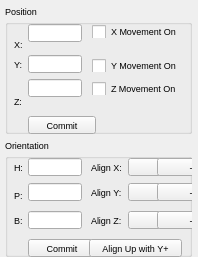
<?xml version="1.0"?>
<ui version="4.0">
  <class>ViewerPropDialog</class>
  <widget class="QDialog" name="IDD_VIEWER_DIALOG">
    <property name="geometry">
      <rect>
        <x>0</x>
        <y>0</y>
        <width>198</width>
        <height>257</height>
      </rect>
    </property>
    <property name="windowTitle">
      <string>Viewer Properties</string>
    </property>
    <property name="font">
      <font>
        <family>Liberation Sans</family>
        <pointsize>7</pointsize>
        <bold>false</bold>
        <italic>false</italic>
      </font>
    </property>
    <property name="enabled">
      <bool>true</bool>
    </property>
    <property name="windowFlags">
      <set>Qt::WindowMinimizeButtonHint|Qt::Dialog|Qt::WindowCloseButtonHint</set>
    </property>
    <property name="minimumSize">
      <size>
        <width>198</width>
        <height>257</height>
      </size>
    </property>
    <property name="maximumSize">
      <size>
        <width>198</width>
        <height>257</height>
      </size>
    </property>
    <widget class="QGroupBox" name="IDC_STATIC">
      <property name="geometry">
        <rect>
          <x>5</x>
          <y>5</y>
          <width>187</width>
          <height>129</height>
        </rect>
      </property>
      <property name="title">
        <string>Position</string>
      </property>
      <property name="visible">
        <bool>true</bool>
      </property>
      <property name="enabled">
        <bool>true</bool>
      </property>
      <property name="flat">
        <bool>false</bool>
      </property>
      <widget class="QLineEdit" name="IDC_XPOS_EDIT">
        <property name="geometry">
          <rect>
            <x>23</x>
            <y>19</y>
            <width>54</width>
            <height>18</height>
          </rect>
        </property>
        <property name="visible">
          <bool>true</bool>
        </property>
        <property name="enabled">
          <bool>true</bool>
        </property>
      </widget>
      <widget class="QCheckBox" name="IDC_XMOVE_CHECK">
        <property name="geometry">
          <rect>
            <x>87</x>
            <y>20</y>
            <width>97</width>
            <height>13</height>
          </rect>
        </property>
        <property name="text">
          <string>X Movement On</string>
        </property>
        <property name="visible">
          <bool>true</bool>
        </property>
        <property name="enabled">
          <bool>true</bool>
        </property>
      </widget>
      <widget class="QLabel" name="IDC_STATIC_2">
        <property name="geometry">
          <rect>
            <x>9</x>
            <y>34</y>
            <width>10</width>
            <height>11</height>
          </rect>
        </property>
        <property name="text">
          <string>X:</string>
        </property>
        <property name="visible">
          <bool>true</bool>
        </property>
        <property name="enabled">
          <bool>true</bool>
        </property>
        <property name="alignment">
          <set>Qt::AlignLeft</set>
        </property>
      </widget>
      <widget class="QLineEdit" name="IDC_YPOS_EDIT">
        <property name="geometry">
          <rect>
            <x>23</x>
            <y>50</y>
            <width>54</width>
            <height>18</height>
          </rect>
        </property>
        <property name="visible">
          <bool>true</bool>
        </property>
        <property name="enabled">
          <bool>true</bool>
        </property>
      </widget>
      <widget class="QLabel" name="IDC_STATIC_3">
        <property name="geometry">
          <rect>
            <x>9</x>
            <y>54</y>
            <width>10</width>
            <height>11</height>
          </rect>
        </property>
        <property name="text">
          <string>Y:</string>
        </property>
        <property name="visible">
          <bool>true</bool>
        </property>
        <property name="enabled">
          <bool>true</bool>
        </property>
        <property name="alignment">
          <set>Qt::AlignLeft</set>
        </property>
      </widget>
      <widget class="QCheckBox" name="IDC_YMOVE_CHECK">
        <property name="geometry">
          <rect>
            <x>87</x>
            <y>54</y>
            <width>95</width>
            <height>13</height>
          </rect>
        </property>
        <property name="text">
          <string>Y Movement On</string>
        </property>
        <property name="visible">
          <bool>true</bool>
        </property>
        <property name="enabled">
          <bool>true</bool>
        </property>
      </widget>
      <widget class="QLineEdit" name="IDC_ZPOS_EDIT">
        <property name="geometry">
          <rect>
            <x>23</x>
            <y>74</y>
            <width>54</width>
            <height>18</height>
          </rect>
        </property>
        <property name="visible">
          <bool>true</bool>
        </property>
        <property name="enabled">
          <bool>true</bool>
        </property>
      </widget>
      <widget class="QCheckBox" name="IDC_ZMOVE_CHECK">
        <property name="geometry">
          <rect>
            <x>87</x>
            <y>77</y>
            <width>93</width>
            <height>13</height>
          </rect>
        </property>
        <property name="text">
          <string>Z Movement On</string>
        </property>
        <property name="visible">
          <bool>true</bool>
        </property>
        <property name="enabled">
          <bool>true</bool>
        </property>
      </widget>
      <widget class="QLabel" name="IDC_STATIC_4">
        <property name="geometry">
          <rect>
            <x>9</x>
            <y>91</y>
            <width>10</width>
            <height>11</height>
          </rect>
        </property>
        <property name="text">
          <string>Z:</string>
        </property>
        <property name="visible">
          <bool>true</bool>
        </property>
        <property name="enabled">
          <bool>true</bool>
        </property>
        <property name="alignment">
          <set>Qt::AlignLeft</set>
        </property>
      </widget>
      <widget class="QPushButton" name="IDC_POS_COMMIT_BUTTON">
        <property name="geometry">
          <rect>
            <x>23</x>
            <y>111</y>
            <width>68</width>
            <height>18</height>
          </rect>
        </property>
        <property name="text">
          <string>Commit</string>
        </property>
        <property name="visible">
          <bool>true</bool>
        </property>
        <property name="enabled">
          <bool>true</bool>
        </property>
        <property name="default">
          <bool>false</bool>
        </property>
        <property name="autoDefault">
          <bool>false</bool>
        </property>
      </widget>
    </widget>
    <widget class="QGroupBox" name="IDC_STATIC_5">
      <property name="geometry">
        <rect>
          <x>5</x>
          <y>139</y>
          <width>187</width>
          <height>118</height>
        </rect>
      </property>
      <property name="title">
        <string>Orientation</string>
      </property>
      <property name="visible">
        <bool>true</bool>
      </property>
      <property name="enabled">
        <bool>true</bool>
      </property>
      <property name="flat">
        <bool>false</bool>
      </property>
      <widget class="QLineEdit" name="IDC_HEADING_EDIT">
        <property name="geometry">
          <rect>
            <x>23</x>
            <y>19</y>
            <width>54</width>
            <height>18</height>
          </rect>
        </property>
        <property name="visible">
          <bool>true</bool>
        </property>
        <property name="enabled">
          <bool>true</bool>
        </property>
      </widget>
      <widget class="QPushButton" name="IDC_ALIGN_XPOS_BUTTON">
        <property name="geometry">
          <rect>
            <x>123</x>
            <y>19</y>
            <width>68</width>
            <height>18</height>
          </rect>
        </property>
        <property name="text">
          <string>+</string>
        </property>
        <property name="visible">
          <bool>true</bool>
        </property>
        <property name="enabled">
          <bool>true</bool>
        </property>
        <property name="default">
          <bool>false</bool>
        </property>
        <property name="autoDefault">
          <bool>false</bool>
        </property>
      </widget>
      <widget class="QPushButton" name="IDC_ALIGN_XNEG_BUTTON">
        <property name="geometry">
          <rect>
            <x>152</x>
            <y>19</y>
            <width>68</width>
            <height>18</height>
          </rect>
        </property>
        <property name="text">
          <string>-</string>
        </property>
        <property name="visible">
          <bool>true</bool>
        </property>
        <property name="enabled">
          <bool>true</bool>
        </property>
        <property name="default">
          <bool>false</bool>
        </property>
        <property name="autoDefault">
          <bool>false</bool>
        </property>
      </widget>
      <widget class="QLabel" name="IDC_STATIC_6">
        <property name="geometry">
          <rect>
            <x>9</x>
            <y>23</y>
            <width>10</width>
            <height>11</height>
          </rect>
        </property>
        <property name="text">
          <string>H:</string>
        </property>
        <property name="visible">
          <bool>true</bool>
        </property>
        <property name="enabled">
          <bool>true</bool>
        </property>
        <property name="alignment">
          <set>Qt::AlignLeft</set>
        </property>
      </widget>
      <widget class="QLabel" name="IDC_STATIC_7">
        <property name="geometry">
          <rect>
            <x>86</x>
            <y>23</y>
            <width>34</width>
            <height>11</height>
          </rect>
        </property>
        <property name="text">
          <string>Align X:</string>
        </property>
        <property name="visible">
          <bool>true</bool>
        </property>
        <property name="enabled">
          <bool>true</bool>
        </property>
        <property name="alignment">
          <set>Qt::AlignLeft</set>
        </property>
      </widget>
      <widget class="QLineEdit" name="IDC_PITCH_EDIT">
        <property name="geometry">
          <rect>
            <x>23</x>
            <y>44</y>
            <width>54</width>
            <height>18</height>
          </rect>
        </property>
        <property name="visible">
          <bool>true</bool>
        </property>
        <property name="enabled">
          <bool>true</bool>
        </property>
      </widget>
      <widget class="QPushButton" name="IDC_ALIGN_YPOS_BUTTON">
        <property name="geometry">
          <rect>
            <x>123</x>
            <y>44</y>
            <width>68</width>
            <height>18</height>
          </rect>
        </property>
        <property name="text">
          <string>+</string>
        </property>
        <property name="visible">
          <bool>true</bool>
        </property>
        <property name="enabled">
          <bool>true</bool>
        </property>
        <property name="default">
          <bool>false</bool>
        </property>
        <property name="autoDefault">
          <bool>false</bool>
        </property>
      </widget>
      <widget class="QPushButton" name="IDC_ALIGN_YNEG_BUTTON">
        <property name="geometry">
          <rect>
            <x>152</x>
            <y>44</y>
            <width>68</width>
            <height>18</height>
          </rect>
        </property>
        <property name="text">
          <string>-</string>
        </property>
        <property name="visible">
          <bool>true</bool>
        </property>
        <property name="enabled">
          <bool>true</bool>
        </property>
        <property name="default">
          <bool>false</bool>
        </property>
        <property name="autoDefault">
          <bool>false</bool>
        </property>
      </widget>
      <widget class="QLabel" name="IDC_STATIC_8">
        <property name="geometry">
          <rect>
            <x>86</x>
            <y>48</y>
            <width>34</width>
            <height>11</height>
          </rect>
        </property>
        <property name="text">
          <string>Align Y:</string>
        </property>
        <property name="visible">
          <bool>true</bool>
        </property>
        <property name="enabled">
          <bool>true</bool>
        </property>
        <property name="alignment">
          <set>Qt::AlignLeft</set>
        </property>
      </widget>
      <widget class="QLabel" name="IDC_STATIC_9">
        <property name="geometry">
          <rect>
            <x>9</x>
            <y>51</y>
            <width>10</width>
            <height>11</height>
          </rect>
        </property>
        <property name="text">
          <string>P:</string>
        </property>
        <property name="visible">
          <bool>true</bool>
        </property>
        <property name="enabled">
          <bool>true</bool>
        </property>
        <property name="alignment">
          <set>Qt::AlignLeft</set>
        </property>
      </widget>
      <widget class="QLineEdit" name="IDC_BANK_EDIT">
        <property name="geometry">
          <rect>
            <x>23</x>
            <y>72</y>
            <width>54</width>
            <height>18</height>
          </rect>
        </property>
        <property name="visible">
          <bool>true</bool>
        </property>
        <property name="enabled">
          <bool>true</bool>
        </property>
      </widget>
      <widget class="QPushButton" name="IDC_ALIGN_ZPOS_BUTTON">
        <property name="geometry">
          <rect>
            <x>123</x>
            <y>72</y>
            <width>68</width>
            <height>18</height>
          </rect>
        </property>
        <property name="text">
          <string>+</string>
        </property>
        <property name="visible">
          <bool>true</bool>
        </property>
        <property name="enabled">
          <bool>true</bool>
        </property>
        <property name="default">
          <bool>false</bool>
        </property>
        <property name="autoDefault">
          <bool>false</bool>
        </property>
      </widget>
      <widget class="QPushButton" name="IDC_ALIGN_ZNEG_BUTTON">
        <property name="geometry">
          <rect>
            <x>152</x>
            <y>72</y>
            <width>68</width>
            <height>18</height>
          </rect>
        </property>
        <property name="text">
          <string>-</string>
        </property>
        <property name="visible">
          <bool>true</bool>
        </property>
        <property name="enabled">
          <bool>true</bool>
        </property>
        <property name="default">
          <bool>false</bool>
        </property>
        <property name="autoDefault">
          <bool>false</bool>
        </property>
      </widget>
      <widget class="QLabel" name="IDC_STATIC_10">
        <property name="geometry">
          <rect>
            <x>9</x>
            <y>76</y>
            <width>10</width>
            <height>11</height>
          </rect>
        </property>
        <property name="text">
          <string>B:</string>
        </property>
        <property name="visible">
          <bool>true</bool>
        </property>
        <property name="enabled">
          <bool>true</bool>
        </property>
        <property name="alignment">
          <set>Qt::AlignLeft</set>
        </property>
      </widget>
      <widget class="QLabel" name="IDC_STATIC_11">
        <property name="geometry">
          <rect>
            <x>86</x>
            <y>76</y>
            <width>34</width>
            <height>11</height>
          </rect>
        </property>
        <property name="text">
          <string>Align Z:</string>
        </property>
        <property name="visible">
          <bool>true</bool>
        </property>
        <property name="enabled">
          <bool>true</bool>
        </property>
        <property name="alignment">
          <set>Qt::AlignLeft</set>
        </property>
      </widget>
      <widget class="QPushButton" name="IDC_ORIENT_COMMIT_BUTTON">
        <property name="geometry">
          <rect>
            <x>23</x>
            <y>100</y>
            <width>68</width>
            <height>18</height>
          </rect>
        </property>
        <property name="text">
          <string>Commit</string>
        </property>
        <property name="visible">
          <bool>true</bool>
        </property>
        <property name="enabled">
          <bool>true</bool>
        </property>
        <property name="default">
          <bool>false</bool>
        </property>
        <property name="autoDefault">
          <bool>false</bool>
        </property>
      </widget>
      <widget class="QPushButton" name="IDC_ALIGN_UPYPOS_BUTTON">
        <property name="geometry">
          <rect>
            <x>84</x>
            <y>100</y>
            <width>93</width>
            <height>18</height>
          </rect>
        </property>
        <property name="text">
          <string>Align Up with Y+</string>
        </property>
        <property name="visible">
          <bool>true</bool>
        </property>
        <property name="enabled">
          <bool>true</bool>
        </property>
        <property name="default">
          <bool>false</bool>
        </property>
        <property name="autoDefault">
          <bool>false</bool>
        </property>
      </widget>
    </widget>
  </widget>
</ui>
